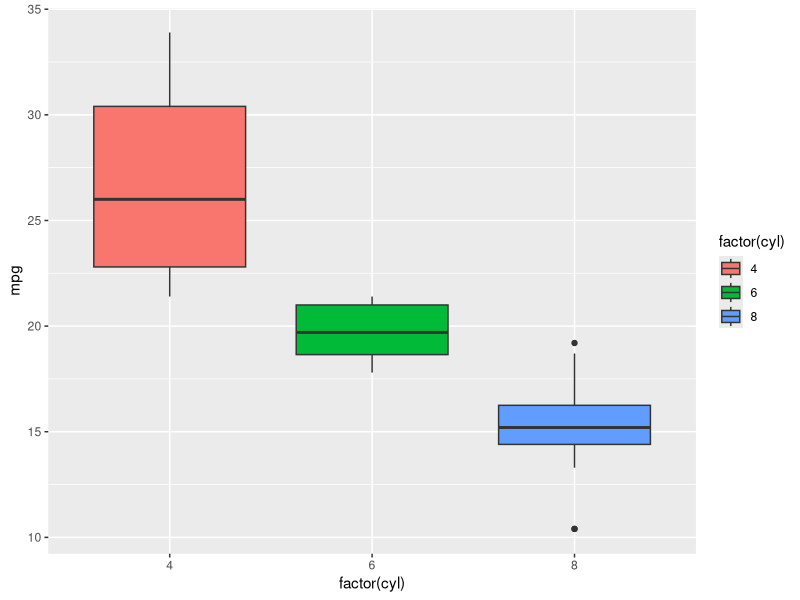

Reproduce this figure in R.
library(ggplot2)
df <- mtcars

#print(df)

pl <- ggplot(df,aes(x=factor(cyl), y=mpg))

pl2 <- pl + geom_boxplot(aes(fill=factor(cyl))) 


print(pl2)